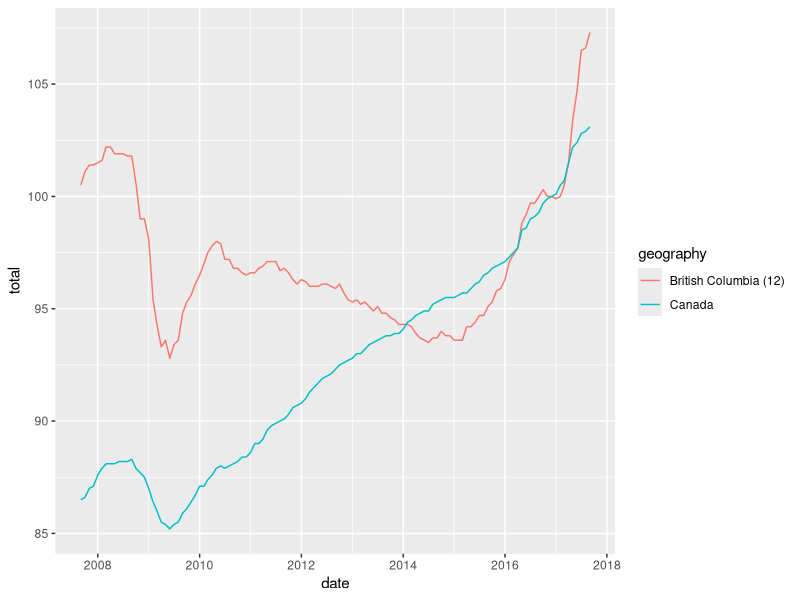
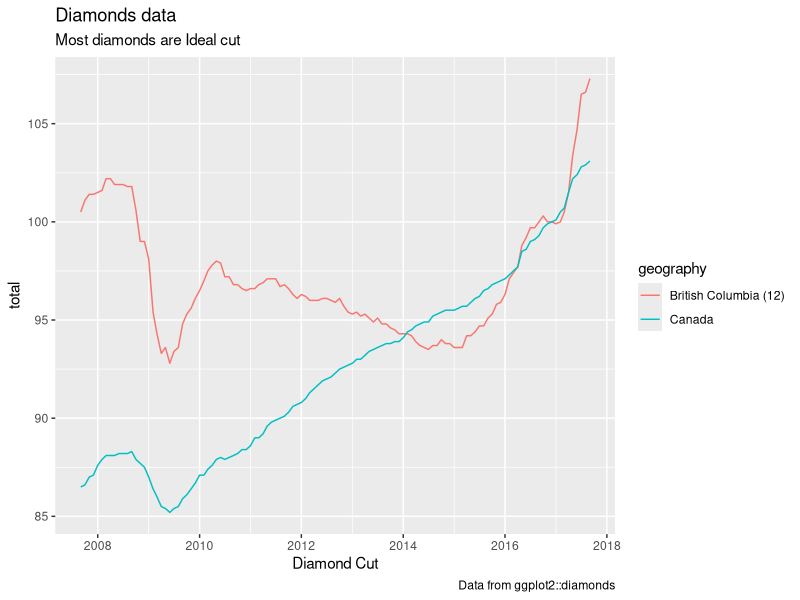
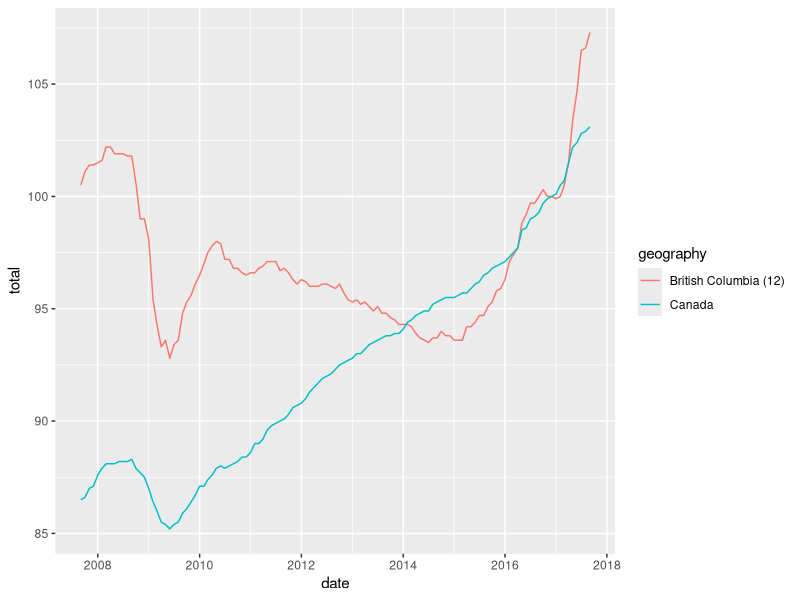
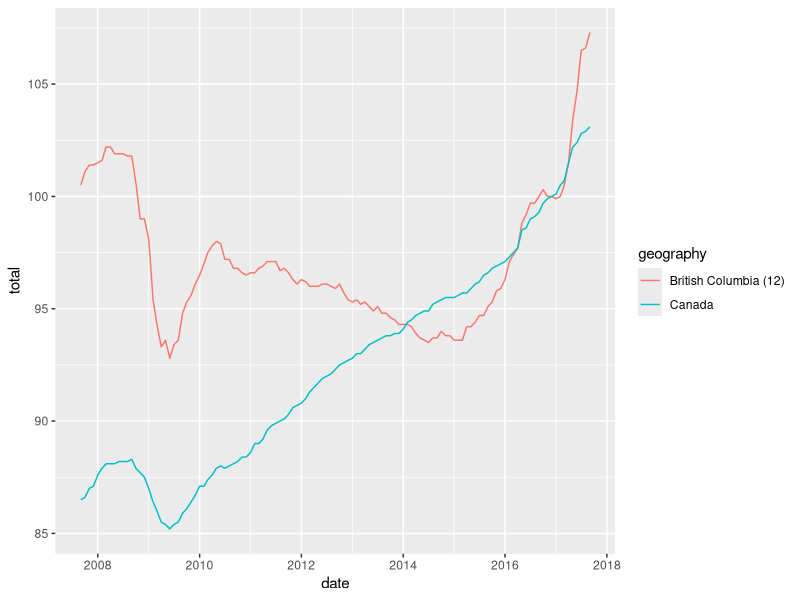
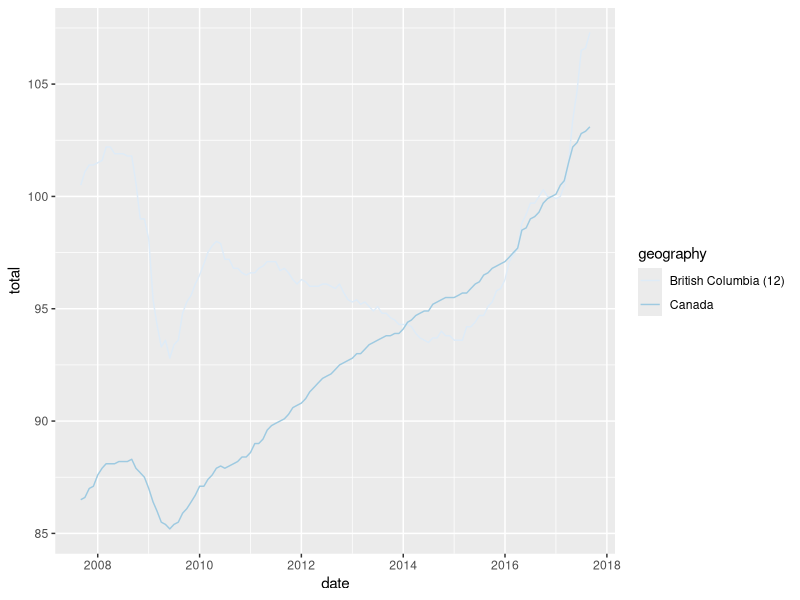
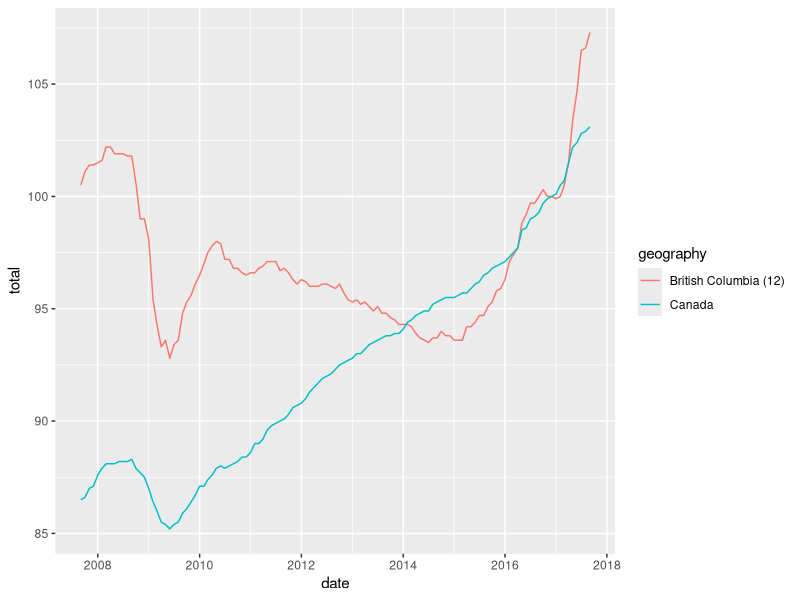

Recreate these plots in R, in order.
## ---- chunk 1
library(tidyverse)
housing <- read_csv("data/housing_bc.csv")

diamonds_plot <- ggplot(data = diamonds) +
  geom_bar(mapping = aes(x = cut, fill = clarity)) 
## ---- chunk 2
basic_plot <- housing %>%
  filter(geography %in% c("Canada", "British Columbia (12)")) %>%
  ggplot(mapping = aes(x = date, y = total)) +
    geom_line(aes(color = geography))
basic_plot
## ---- chunk 3
basic_plot + 
  labs(title = "Diamonds data",
       subtitle = "Most diamonds are Ideal cut",
       caption = "Data from ggplot2::diamonds",
       x = "Diamond Cut",
       fill = "Clarity"
  )
## ---- chunk 4
basic_plot 
## ---- chunk 5
basic_plot 
## ---- chunk 6
basic_plot + scale_color_brewer()
## ---- chunk 7
basic_plot 
